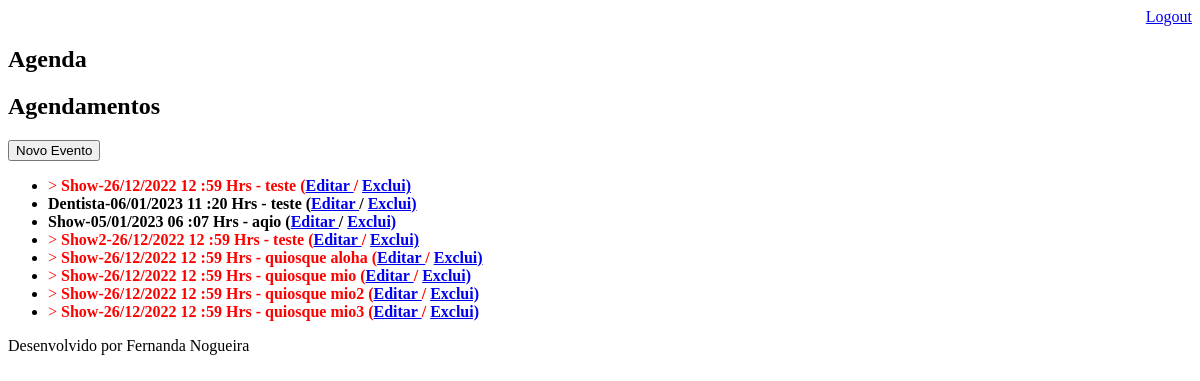
The page /agenda/ (signed in) on the database as committed earlier.
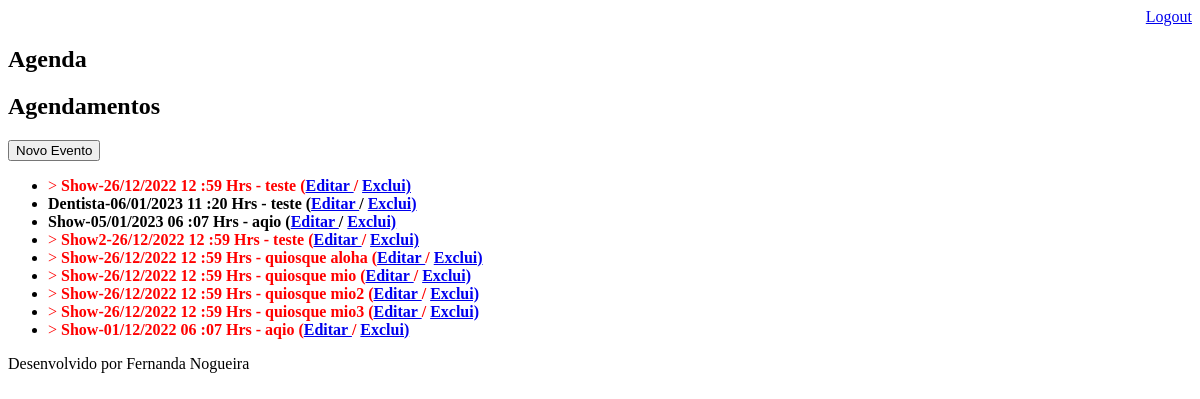
The same page on the database as committed later.
### core/models.py (models this page shows, shortened)
class Evento(models.Model):
    objects = None
    titulo = models.CharField(max_length=100)
    descricao = models.TextField(blank=True, null=True)
    data_evento = models.DateTimeField(verbose_name=" Data do Evento")
    data_criacao = models.DateTimeField(auto_now=True)
    usuario = models.ForeignKey(User, on_delete=models.CASCADE)
    local = models.TextField(blank=True, null=True)
    class Meta:
        db_table = 'evento'
    def get_data_evento(self):
        return self.data_evento.strftime('%d/%m/%Y %H :%M  Hrs')
    def get_evento_atrasado(self):
        if self.data_evento < datetime.now():
            return True
        else:
            return False

### core/views.py (the view)
# urls.py: path('agenda/', views.lista_eventos),
@login_required(login_url='/login/')
def lista_eventos(request):
    usuario = request.user
    data_atual = datetime.now() - timedelta(hours=1)
    evento = Evento.objects.filter(usuario = usuario)
    dados = {'eventos':evento}
    return render(request,'agenda.html', dados)

### templates/agenda.html
{% extends "model-page.html" %}
{% block content %}
    <h2> Agendamentos</h2>
    <a href="evento/">
        <button type="button">Novo Evento</button></a>
    <ul>
    {% for evento in eventos %}
       <li><div {% if evento.get_evento_atrasado %} style="color:red">
           {% endif %}
           > <b>{{evento.titulo}}-{{evento.get_data_evento}} - {{evento.local}}
           (<a href="evento/?id={{evento.id}}">Editar </a>/ <a href="evento/delete/{{evento.id}}/"> Exclui)</a></b></div></li>
    {% endfor %}
        </ul>
{% endblock %}

### templates/model-page.html
<!DOCTYPE html>
<html lang="en">
<head>
   {% include "model-header.html" %}
</head>
<body>
    {%block content %} {% endblock %}
    {% include "model-footer.html" %}
</body>
</html>

### templates/model-header.html (shortened to what this page needs)
    <div align="right">
    <a href="/logout">Logout</a></div>
    <h2>Agenda</h2>

### templates/model-footer.html
<p> Desenvolvido por Fernanda Nogueira</p>

Rows that differ between the two databases and show on the page:
added Evento: titulo "Show", get_data_evento "01/12/2022 06 :07 Hrs", local "aqio"
